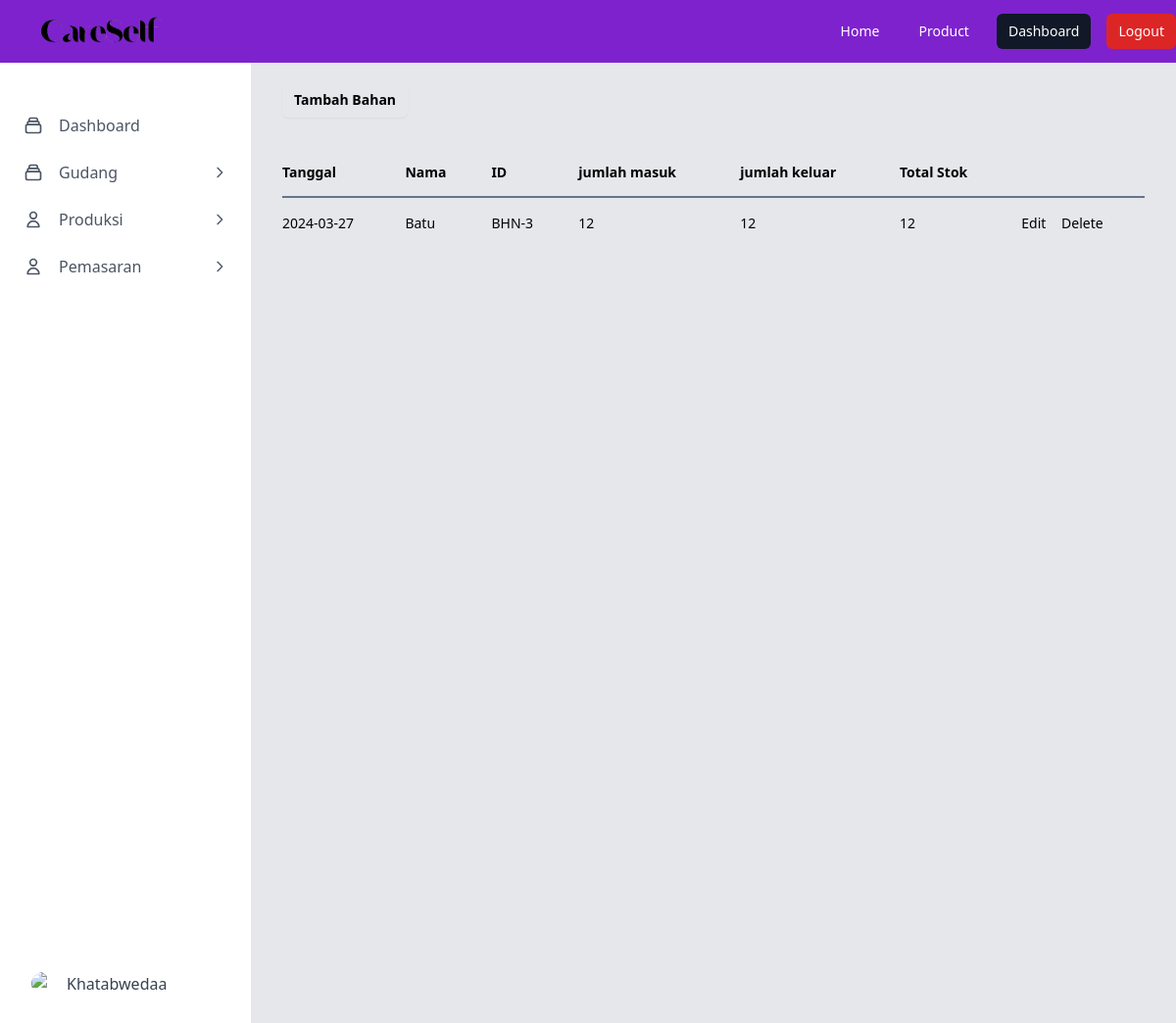
The app's page /Data_Bahan.php (signed in) with its own data.
### tables this page shows
CREATE TABLE `persediaan` (
  `id` int(11) NOT NULL,
  `tanggal` date NOT NULL,
  `jenis` varchar(255) NOT NULL,
  `nama_persediaan` varchar(255) NOT NULL,
  `jumlah_masuk` int(255) NOT NULL,
  `jumlah_keluar` int(255) NOT NULL,
  `stok` int(255) NOT NULL
);

### config.php (called while the page is built, shortened)
<?php
$hostName = 'localhost';
$username = 'root';
$password = '';
$database_name = 'manage_perusahaan';
$conn = new mysqli($hostName, $username, $password, $database_name);
function ambilData($data){
    global $conn;
    $hasil = mysqli_query($conn,$data);
    $penammpung = [];
    while ( $perData = mysqli_fetch_assoc($hasil) ){
        $penammpung[] = $perData;
    }
     return $penammpung;
}
?>

### Data_Bahan.php (the view, shortened to what this page needs)
<?php
require 'config.php';
$data = ambilData("SELECT * FROM persediaan");
?>
<!DOCTYPE html>
<html lang="en">
<head>
    <script src="https://cdn.tailwindcss.com"></script>
</head>
<body>
<link rel="stylesheet" href="https://unpkg.com/boxicons@2.0.7/css/boxicons.min.css" />
<main class="min-h-screen w-full bg-white text-gray-700" x-data="layout">
    <?php include('navbar.php') ?>
<div class="bg-gray-200 font-sans">
    <div class="flex flex-col sm:flex-row sm:justify-around">
        <div class="w-64 h-screen bg-white">
         <div class="flex flex-col sm:flex-row sm:justify-around">
        <div class="w-64 h-screen bg-white">
    <?php include('sidebar.php') ?>
        </div>
        </div>
        </div>
        <div class="w-full">
<div class="px-4 sm:px-6 lg:px-8">
        <div class="mt-5 mb-0 ">
          <button type="button" class="block text-1x1 rounded-md bg-balck px-3 py-2 text-center text-sm font-semibold text-black shadow-sm hover:text-white hover:bg-black focus-visible:outline focus-visible:outline-2 focus-visible:outline-offset-2 focus-visible:outline-black" onclick="window.location.href = './tambah_bahan.php';">Tambah Bahan</button>
        </div>
     <div class="mt-8 flow-root fullscreen">
      <div class="-mx-4 -my-2 overflow-x-auto sm:-mx-6 lg:-mx-8">
        <div class="inline-block min-w-full py-2 align-middle sm:px-6 lg:px-8">
            <table class="w-full divide-y divide-gray-300">
                <thead>
                  <tr class="border-b-2 border-slate-500">
                    <th scope="col" class="py-3.5 pl-4 pr-3 text-left text-sm front-semibold text-black sm:pl-0">Tanggal</th>
                    <th scope="col" class="px-3 py-3.5 text-left text-sm font-semibold text-black">Nama</th>
                    <th scope="col" class="px-3 py-3.5 text-left text-sm font-semibold text-black">ID</th>
                    <th scope="col" class="px-3 py-3.5 text-left text-sm font-semibold text-black">jumlah masuk</th>
                    <th scope="col" class="px-3 py-3.5 text-left text-sm font-semibold text-black">jumlah keluar</th>
                    <th scope="col" class="px-3 py-3.5 text-left text-sm font-semibold text-black">Total Stok</th>
                    <th scope="col" class="relative py-3.5 pl-3 pr-4 sm:pr-0">
                    </th>
                    <th scope="col" class="px-1 py-3"></th>
                  </tr>
                </thead>
                <tbody class="">
                  <tbody class="">
                    <?php foreach($data as $d) : ?>
                  <tr>
                    <td class="whitespace-nowrap py-4 pl-4 pr-3 text-sm font-medium text-black sm:pl-0"><?= $d['tanggal']; ?></td>
                    <td class="whitespace-nowrap px-3 py-4 text-sm text-black"><?= $d['nama_persediaan']; ?></td>
                    <td class="whitespace-nowrap px-3 py-4 text-sm text-black">BHN-<?= $d['id']; ?></td>
                    <td class="whitespace-nowrap px-3 py-4 text-sm text-black"><?= $d['jumlah_masuk']; ?></td>
                    <td class="whitespace-nowrap px-3 py-4 text-sm text-black"><?= $d['jumlah_keluar']; ?></td>
                    <td class="whitespace-nowrap px-3 py-4 text-sm text-black"><?= $d['stok']; ?></td>
                    <td class="whitespace-nowrap py-4 pl-3 pr-4 text-left space-x-3 text-sm font-medium sm:pr-0">
                      <a href="editDataBahan.php?id=<?= $d['id'] ?>" class="text-black hover:text-yellow-500">Edit<span class="sr-only">, Najib Ahmed</span></a>
                      <a href="hapusBahan.php?id=<?= $d['id'] ?>" class="text-black hover:text-red-500">Delete<span class="sr-only">, Najib Ahmed</span></a>
                    </td>
                  </tr>
                  <?php endforeach; ?>
                </tbody>
              </table>
        </div>
         </div>
      </div>
    </div>
  </div>
        </div>
</main>
</body>
</html>

### records on screen
persediaan: tanggal "2024-03-27", nama_persediaan "Batu", id "3", jumlah_masuk "12", jumlah_keluar "12", stok "12"
